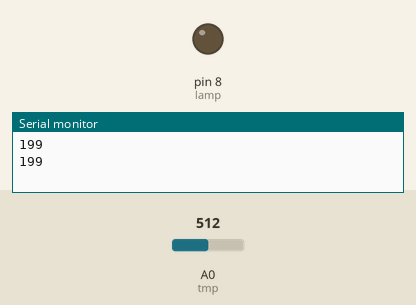
Recording of a sketch running on a simulated Arduino Uno, built with avr-gcc and run on an emulated ATmega328P. Shown: output pins drawn as LEDs (lit = HIGH), the last lines printed to the serial monitor. Inputs (shaded band) come from the test bench; at power-on: A0 (tmp) = 512.

Above: at 3.8 s.
3.9 s: A0 (tmp) set to 176
7.8 s: A0 (tmp) set to 145
At 10.2 s:
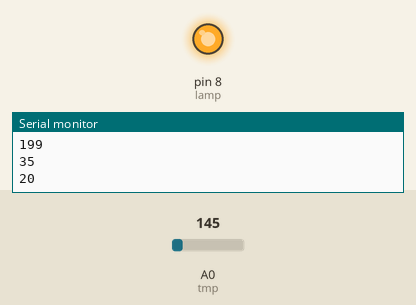
11.7 s: A0 (tmp) set to 306
At 12.5 s:
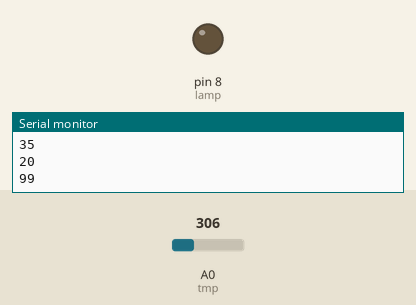
15.6 s: A0 (tmp) set to 122
At 18.3 s:
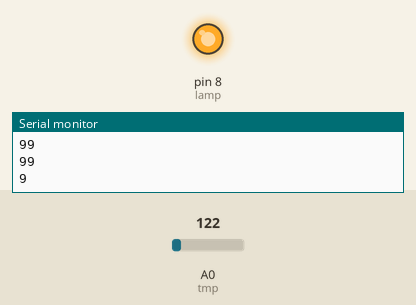
Timing chart, 0 to 19.8 s (numbered marks = the images above; inputs shaded):
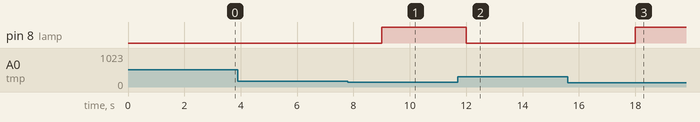

Measured:
- the behaviour switches between 162 and 161 on A0 (tmp) (found by bisection; images 0 and 1)
- after the input at 7.8 s, pin 8 (lamp): LOW → HIGH after 1.2 s
- after the input at 11.7 s, pin 8 (lamp): HIGH → LOW after 0.30 s
- after the input at 15.6 s, pin 8 (lamp): LOW → HIGH after 2.4 s

The sketch:

sketch_feb09a.ino
```cpp
const int lamp=8;
const int tmp=0;

int valore,precisione,tensione,gradotensione,gradi;

void setup()
{
  Serial.begin(9600);
   valore=0;
   pinMode(lamp,OUTPUT);
}


void loop()
{
  valore=analogRead(tmp);
  gradi=((valore*0.004882812) -0.5) / 0.01;

  Serial.println(gradi);

  if(gradi <=28){digitalWrite(lamp,HIGH);}
  else{digitalWrite(lamp,LOW);}

  delay(3000);
}
```
